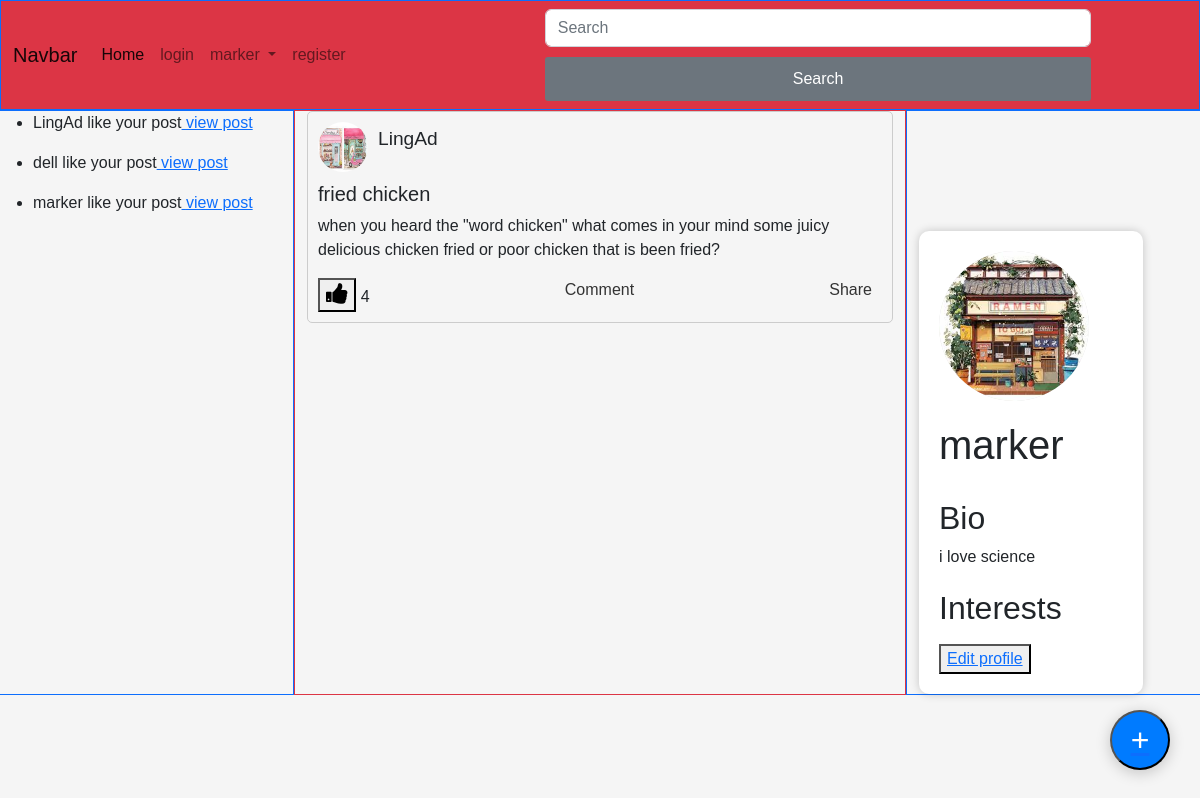
The page /home140 (signed in) on the database its author committed.
### core/models.py (models this page shows, shortened)
class Like(models.Model):
    user = models.ForeignKey(User, on_delete=models.CASCADE)
    post = models.ForeignKey(Post, on_delete=models.CASCADE)
    noti = models.TextField(default='someone like your post')
    postOwner = models.CharField(max_length=100)

class Post(models.Model):
    user = models.ForeignKey(User, on_delete=models.CASCADE)
    user_profile = models.ForeignKey(UserProfile, on_delete=models.CASCADE)
    title = models.CharField(max_length=100)
    image = models.ImageField(default="sample_ajax/ajaxTest/static/images/default_user.jpg")
    content = models.TextField()
    created_at = models.DateTimeField(auto_now_add=True)
    updated_at = models.DateField(auto_now=True)
    like_count = models.PositiveIntegerField(default=0)
    def user_pic(self):
        return self.user_profile.profile_pic

class UserProfile(models.Model):
    user = models.OneToOneField(User, on_delete=models.CASCADE)
    bio = models.TextField(max_length=200,default='user does not provied bio')
    location = models.CharField(max_length=200,blank=True)
    profile_pic = models.ImageField(upload_to='profile_pics/',default="sample_ajax/ajaxTest/static/images/default_user.jpg")
    interests = models.CharField(max_length=200,blank=True)
    twitter_handle = models.CharField(max_length=50, blank=True,default='no twitter')
    facebook_handle = models.CharField(max_length=50, blank=True,default='no facebook')
    instagram_handle = models.CharField(max_length=50, blank=True,default='no instagram')
    followed = models.ManyToManyField(User,related_name='followed_users',blank=True)
    follower = models.ManyToManyField(User,related_name='follower_users',blank=True)
    class Meta:
        ordering = ['user']

### core/views.py (the view)
# urls.py: path('home<int:pk>',view_post,name="view post"),
def view_post(request,pk):
    get_post = Like.objects.get(id=pk)
    get_postId = get_post.post.id
    viewPost = Post.objects.get(id=get_postId)
    posts = Post.objects.all()
    pP = UserProfile.objects.get(user = request.user.id)
    likeNoti = Like.objects.filter(postOwner = request.user.username)
    context = {
        'user_name': request.user,
        'posts': posts,
        'view_post':viewPost,
        'userP': pP,
        'notifications': likeNoti,
        'post': posts, # pass the first post object to the context
    }
    return render(request,'home.html',context)

### core/templates/home.html (shortened to what this page needs)
{% extends 'base.html' %}
{% block content %}
<div class="row " style ="margin-top:110px;">
    <div class="col border border-primary">
        {% for model in notifications %}
        <ul>
          <li>{{model.noti}}<a href="home{{model.id}}"> view post</a></li>
        </ul>
        {% endfor %}
    </div>
    <div class="col-6 border border-danger" style="">
      {% if view_post %}
      <div class="post">
        <div class="post-header">
            <img src="{{view_post.user_pic.url}}" alt="Profile Picture">
            <div class="post-header-info">
                <h2>{{view_post.user}}</h2>
            </div>
        </div>
        <div class="post-body">
          <h5>{{view_post.title}}</h5>
          <p>{{view_post.content}}</p>
        </div>
        <div class="post-footer">
            <div><button id="{{view_post.user}}" class="{{view_post.id}}" onclick="likeFunction('{{view_post.user}}','{{view_post.id}}')"><i class="fa fa-thumbs-up" style="font-size:24px"></i></button> <a id="{{view_post.id}}">{{view_post.like_count}}</a></div>
            <div><a href="#">Comment</a> {{comment}}</div>
            <div><a href="#">Share</a> {{share}}</div>
        </div>
      </div>
      {% endif %}
    </div>
    <div class="col border border-primary">
      <div id="container">
        <img id="profile-pic" src="{{userP.profile_pic.url}}" alt="Profile Picture">
        <h1>{{user_name}}</h1>
        <div class="bio">
          <h2>Bio</h2>
          <p>{{userP.bio}}</p>
        </div>
        <h2>Interests</h2>
        <button><a href="userProfile">Edit profile</a> </button>
      </div>
    </div>
</div>
<button class="floating-circle" title="Create Post" id="createBtn">
  <a href="create_post"><div class="plus-sign">+</div></a>
</button>
{% endblock  %}

### core/templates/base.html (shortened to what this page needs)
<!DOCTYPE html>
<html>
<head>
	{% load static %}
	<link rel="stylesheet" href="https://cdn.jsdelivr.net/npm/bootstrap@5.2.3/dist/css/bootstrap.min.css">
	<link rel="stylesheet" href="{% static 'css/floatingButton.css' %}">
	<link rel="stylesheet" href="{% static 'css/posts.css' %}">
	<link rel="stylesheet" href="{% static 'css/createPost.css' %}">
	<link rel="stylesheet" href="{% static 'css/profileStyle.css' %}">
	<link rel="stylesheet" href="{% static 'css/userProfile.css' %}">
	<link rel="stylesheet" href="{% static 'css/profileStyle.css' %}">
	<link rel="stylesheet" href="https://cdnjs.cloudflare.com/ajax/libs/font-awesome/4.7.0/css/font-awesome.min.css">
</head>
<body>
	<div class="border border-primary fixed-top bg-danger">
		<nav class="navbar navbar-expand-lg bg-body-tertiary ">
			<div class="container-fluid">
			  <a class="navbar-brand" href="#">Navbar</a>
			  <div class="collapse navbar-collapse" id="navbarSupportedContent">
				<ul class="navbar-nav me-auto mb-2 mb-lg-0">
				  <li class="nav-item">
					<a class="nav-link active" aria-current="page" href="home">Home</a>
				  </li>
				  <li class="nav-item">
					<a class="nav-link" href="login">login</a>
				  </li>
				  <li class="nav-item dropdown">
					<a class="nav-link dropdown-toggle" href="#" role="button" data-bs-toggle="dropdown" aria-expanded="false">
					  {{user_name}}
					</a>
				  </li>
				  <li class="nav-item">
					<a class="nav-link" href="register">register</a>
				  </li>
				</ul>
				<form class="d-flex" role="search">
				  <input class="form-control me-2" type="search" placeholder="Search" aria-label="Search">
				  <button class="btn btn-outline-success bg-secondary" type="submit">Search</button>
				</form>
			  </div>
			</div>
		  </nav>
	</div>
{% block content %}
{% endblock %}
</body>
</html>

### core/static/CSS/floatingButton.css (style rules this page uses)
.floating-circle { position: fixed; bottom: 30px; right: 30px; width: 60px; height: 60px; background-color: #007bff; border-radius: 50%; z-index: 999; display: flex; justify-content: center; align-items: center; box-shadow: 0px 3px 15px rgba(0, 0, 0, 0.2); cursor: pointer; }
.plus-sign { font-size: 32px; color: white; }

### core/static/CSS/posts.css (style rules this page uses)
.post { border: 1px solid #ccc; border-radius: 5px; margin-bottom: 20px; padding: 10px; }
.post-header { display: flex; align-items: center; margin-bottom: 10px; }
.post-header img { border-radius: 50%; width: 50px; height: 50px; margin-right: 10px; }
.post-header-info h2 { font-size: 1.2em; margin-bottom: 5px; }
.post-body p { margin-bottom: 10px; }
.post-footer a { margin-right: 10px; color: #333; text-decoration: none; }
.post-footer { display: flex; justify-content: space-between; }

### core/static/CSS/createPost.css (style rules this page uses)
form { display: flex; flex-direction: column; width: 50%; margin: 0 auto; }
button[type="submit"] { background-color: #007bff; color: #fff; border: none; padding: 10px 20px; font-size: 16px; border-radius: 4px; cursor: pointer; margin-top: 10px; }

### core/static/CSS/profileStyle.css (style rules this page uses)
body { font-family: Arial, sans-serif; background-color: #f5f5f5; margin: 0; padding: 0; }
#container { width: 80%; margin-top: 120px; max-width: 800px; background-color: #fff; border-radius: 10px; padding: 20px; box-shadow: 0 0 10px rgba(0,0,0,0.2); }
#profile-pic { width: 150px; height: 150px; border-radius: 50%; background-color: #ddd; margin-bottom: 20px; }
h1 { margin-top: 0; margin-bottom: 10px; }
.bio { margin-bottom: 20px; }

### core/static/CSS/userProfile.css (style rules this page uses)
button[type="submit"] { padding: 10px; border: none; background-color: #007bff; color: #fff; border-radius: 3px; cursor: pointer; font-size: 16px; }

### rows shown on the page
Like: noti "LingAd like your post"
Like: noti "dell like your post"
Like: noti "marker like your post"
Post: user_pic (picture), user "LingAd", title "fried chicken", content "when you heard the \"word chicken\" what comes in your mind some juicy delicious chicken fried or poor chicken that is been fried?", like_count "4"
UserProfile: profile_pic (picture), bio "i love science"

### other values the page prints
{{ user_name }} "marker"
